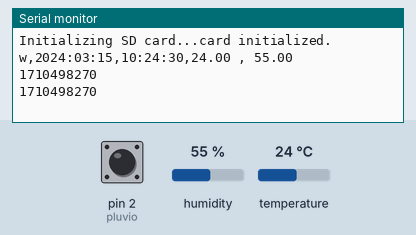
Recording of a sketch running on a simulated Arduino Nano, built with avr-gcc and run on an emulated ATmega328P. On the bench: the last lines printed to the serial monitor. The test bench sets the inputs (shaded band); at power-on: pin 2 (pluvio) HIGH, humidity 55 %, temperature 24 °C. The local clock reads 2024-03-15 10:24:30 at power-on unless the sketch sets it; storage starts empty.

Above: at 1.2 s.
1.3 s: pin 2 (pluvio) pulled LOW for 0.15 s
At 1.7 s:
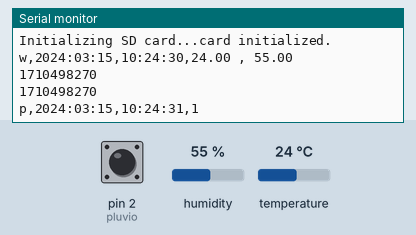
2.9 s: pin 2 (pluvio) pulled LOW for 1 s
At 4.1 s:
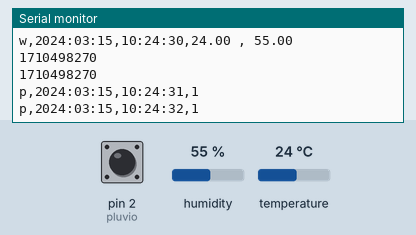

Measured:
- after the input at 1.3 s, the serial monitor: prints a new line at once (image 1)
- after the input at 2.9 s, the serial monitor: prints a new line at once (image 2)

The sketch:

UnoMeteoLoggerNoSleep.ino
```cpp
//SD Card lib
#include <SPI.h>
#include <SD.h>
const int chipSelect = 4; // SD card on Nano

//RTC lib
#include <Wire.h>
#include <RTClib.h>
#define ADRESSE_I2C_RTC 0x68 // RTC card address
RTC_DS1307 rtc;

// DHT sensor lib
#include <DHT_U.h>
#include <DHT.h>
#define DHT_TYPE DHT11
#define DHT_PIN 7
DHT dht(DHT_PIN,DHT_TYPE);


const byte pluvio = 2;  // pullup for pluviometer on D2
volatile int pcount = 0;
long t0 = 0;


void setup()
{
  Serial.begin(9600); // pour affichage dans le moniteur série

  pinMode(pluvio, INPUT_PULLUP);

  attachInterrupt(digitalPinToInterrupt(pluvio), pCount, FALLING);

  while (!Serial) {
   delay(100) ; // wait for serial port to connect. Needed for native USB port only
  }

  Wire.begin();
  Wire.beginTransmission(ADRESSE_I2C_RTC);
  while (!rtc.begin()){
      Serial.println("Attente module HTR");
      delay(1000);
  }
  Wire.endTransmission();

  dht.begin();

  Serial.print("Initializing SD card...");

  // see if the card is present and can be initialized:
  if (!SD.begin(chipSelect)) {
    Serial.println("Card failed, or not present");
    // don't do anything more:
    //while (1);
  }
  else {
    Serial.println("card initialized.");
  }
}

void loop()
{
  Wire.beginTransmission(ADRESSE_I2C_RTC);
  DateTime now = rtc.now();
  Wire.endTransmission();

  char sdate[12];
  sprintf(sdate,"%04d:%02d:%02d",now.year(),now.month(),now.day());
  char stime[10];
  sprintf(stime,"%02d:%02d:%02d",now.hour(),now.minute(),now.second());

  // input voltage
  //int sensorValue = analogRead(A0);


 if (pcount > 0){

  String dataString =  "p,";
  dataString +=  String(sdate) + "," + String(stime) + "," +  String(pcount) + "\n";
  Serial.print(dataString);

  writeData(dataString);
  pcount=0;
 }
 if (abs(now.unixtime()-t0) >= 300){


  float t = dht.readTemperature();
  float h = dht.readHumidity();


    String dataString = "w," + String(sdate) + "," + String(stime) + "," + String(t) + " , " + String(h) + "\n";

   Serial.print(dataString);
    writeData(dataString);
    Serial.println(now.unixtime()-t0);
    t0 = now.unixtime();
    Serial.println(t0);


 }

}


void writeData(String dataString)
{
  if (SD.begin(chipSelect)){

     File dataFile = SD.open("METEOLOG.TXT", FILE_WRITE);

     // if the file is available, write to it:
     if (dataFile) {
      dataFile.print(dataString);
      dataFile.close();
     }
     // if the file isn't open, pop up an error:
     else {
       Serial.println("error opening METEOLOG.TXT");
     }
   }
   else{
    Serial.println("No card available. Loosing data");
   }
}


void pCount()
{

  pcount += 1;

}
```
